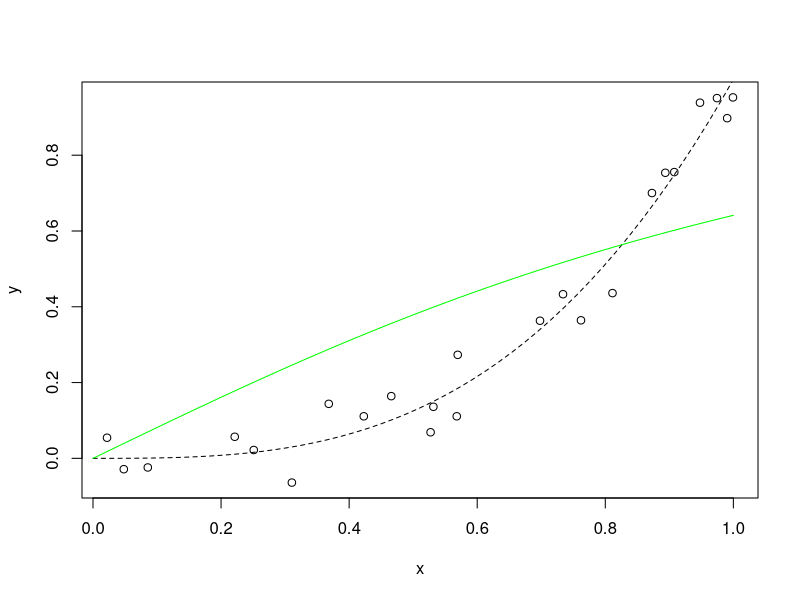

Recreate this plot in R.
len <- 24
x = runif(len)
y = x^3 + runif(len, min = -0.1, max = 0.1)
plot(x, y)
s <- seq(from = 0, to = 1, length = 50)
lines(s, s^3, lty = 2)

df <- data.frame(x, y)
m <- nls(y ~ power*atan(x), data = df, start = list(power = 1), trace = T)
lines(s, predict(m, list(x = s)), col = "green")